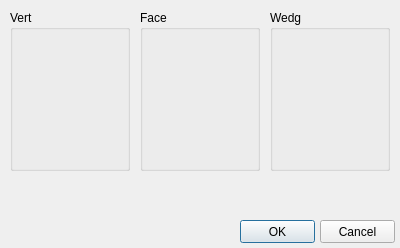
<ui version="4.0" >
 <author></author>
 <comment></comment>
 <exportmacro></exportmacro>
 <class>MaskExporterDialog</class>
 <widget class="QDialog" name="MaskExporterDialog" >
  <property name="geometry" >
   <rect>
    <x>0</x>
    <y>0</y>
    <width>400</width>
    <height>248</height>
   </rect>
  </property>
  <property name="windowTitle" >
   <string>Dialog</string>
  </property>
  <widget class="QWidget" name="layoutWidget" >
   <property name="geometry" >
    <rect>
     <x>20</x>
     <y>250</y>
     <width>351</width>
     <height>33</height>
    </rect>
   </property>
  </widget>
  <widget class="QGroupBox" name="groupBox_2" >
   <property name="geometry" >
    <rect>
     <x>140</x>
     <y>10</y>
     <width>120</width>
     <height>161</height>
    </rect>
   </property>
   <property name="title" >
    <string>Face</string>
   </property>
  </widget>
  <widget class="QGroupBox" name="groupBox" >
   <property name="geometry" >
    <rect>
     <x>10</x>
     <y>10</y>
     <width>120</width>
     <height>161</height>
    </rect>
   </property>
   <property name="title" >
    <string>Vert</string>
   </property>
  </widget>
  <widget class="QGroupBox" name="groupBox_3" >
   <property name="geometry" >
    <rect>
     <x>270</x>
     <y>10</y>
     <width>120</width>
     <height>161</height>
    </rect>
   </property>
   <property name="title" >
    <string>Wedg</string>
   </property>
  </widget>
  <widget class="QPushButton" name="okButton" >
   <property name="geometry" >
    <rect>
     <x>240</x>
     <y>220</y>
     <width>75</width>
     <height>23</height>
    </rect>
   </property>
   <property name="text" >
    <string>OK</string>
   </property>
  </widget>
  <widget class="QPushButton" name="cancelButton" >
   <property name="geometry" >
    <rect>
     <x>320</x>
     <y>220</y>
     <width>75</width>
     <height>23</height>
    </rect>
   </property>
   <property name="text" >
    <string>Cancel</string>
   </property>
  </widget>
 </widget>
 <pixmapfunction></pixmapfunction>
 <resources/>
 <connections>
  <connection>
   <sender>okButton</sender>
   <signal>clicked()</signal>
   <receiver>MaskExporterDialog</receiver>
   <slot>accept()</slot>
   <hints>
    <hint type="sourcelabel" >
     <x>278</x>
     <y>253</y>
    </hint>
    <hint type="destinationlabel" >
     <x>96</x>
     <y>254</y>
    </hint>
   </hints>
  </connection>
  <connection>
   <sender>cancelButton</sender>
   <signal>clicked()</signal>
   <receiver>MaskExporterDialog</receiver>
   <slot>reject()</slot>
   <hints>
    <hint type="sourcelabel" >
     <x>369</x>
     <y>253</y>
    </hint>
    <hint type="destinationlabel" >
     <x>179</x>
     <y>282</y>
    </hint>
   </hints>
  </connection>
 </connections>
</ui>
